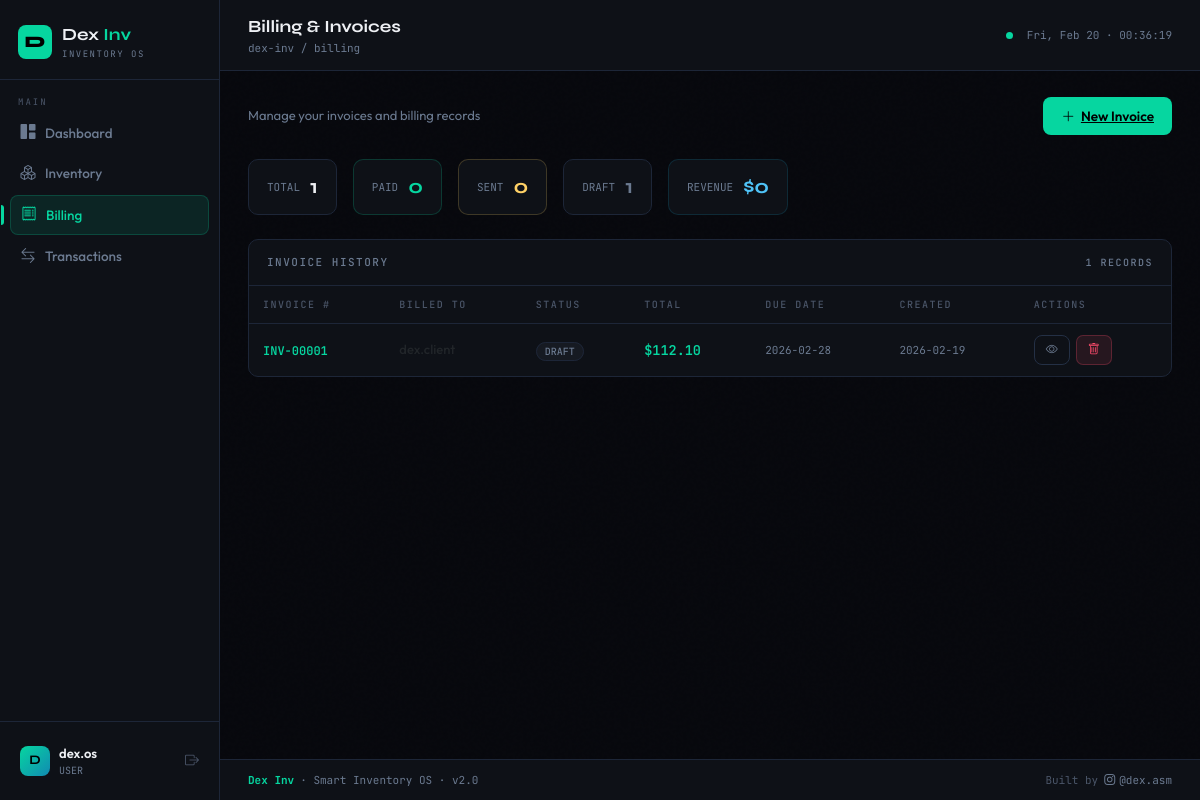
The page /invoices (signed in) on the database its author committed.
### tables this page shows
CREATE TABLE companies (
            id INTEGER PRIMARY KEY,
            name TEXT NOT NULL,
            email TEXT UNIQUE NOT NULL,
            address TEXT,
            city TEXT,
            state TEXT,
            zip TEXT,
            country TEXT DEFAULT 'US',
            created_at TEXT DEFAULT CURRENT_TIMESTAMP
        );

CREATE TABLE invoices (
            id INTEGER PRIMARY KEY,
            invoice_number TEXT UNIQUE NOT NULL,
            company_id INTEGER NOT NULL,
            billed_to TEXT,
            billed_to_address TEXT,
            status TEXT DEFAULT 'draft',
            subtotal REAL DEFAULT 0,
            tax_rate REAL DEFAULT 0,
            total REAL DEFAULT 0,
            due_date TEXT,
            notes TEXT,
            created_at TEXT DEFAULT CURRENT_TIMESTAMP,
            FOREIGN KEY(company_id) REFERENCES companies(id)
        );

### app.py (the view)
@app.route('/invoices')
@login_required
def invoices():
    conn = get_db(); cid = session.get('company_id')
    if session['role'] == 'admin':
        inv_list = conn.execute("SELECT i.*, c.name as company_name FROM invoices i LEFT JOIN companies c ON i.company_id=c.id ORDER BY i.id DESC").fetchall()
    else:
        inv_list = conn.execute("SELECT i.*, c.name as company_name FROM invoices i LEFT JOIN companies c ON i.company_id=c.id WHERE i.company_id=? ORDER BY i.id DESC", (cid,)).fetchall()
    conn.close()
    return render_template('invoices.html', invoices=inv_list)

### app.py (called while the page is built)
def get_db():
    conn = sqlite3.connect(DB)
    conn.row_factory = sqlite3.Row
    return conn

def login_required(f):
    @wraps(f)
    def wrap(*a, **kw):
        if 'user' not in session: return redirect(url_for('login'))
        return f(*a, **kw)
    return wrap

### templates/invoices.html (shortened to what this page needs)
{% extends 'base.html' %}
{% block pagetitle %}Billing & Invoices{% endblock %}
{% block breadcrumb %}dex-inv / billing{% endblock %}
{% block content %}
<div class="d-flex align-items-center justify-content-between mb-4" style="animation:pageIn .35s ease both">
  <div>
    <p style="color:var(--muted2);font-size:13px;margin:0">Manage your invoices and billing records</p>
  </div>
  <a href="/invoices/new" class="btn-primary-dex"><i class="bi bi-plus-lg"></i>New Invoice</a>
</div>
<div class="d-flex gap-3 mb-4" style="animation:pageIn .35s .05s ease both;flex-wrap:wrap">
  {% set total_invoices = invoices|length %}
  {% set paid = invoices|selectattr('status','eq','paid')|list|length %}
  {% set sent = invoices|selectattr('status','eq','sent')|list|length %}
  {% set drafts = invoices|selectattr('status','eq','draft')|list|length %}
  <div style="background:var(--surface);border:1px solid var(--border);border-radius:10px;padding:12px 18px;display:flex;align-items:center;gap:10px">
    <span style="font-size:11px;color:var(--muted2);font-family:var(--font-mono)">TOTAL</span>
    <span style="font-family:var(--font-display);font-size:20px;font-weight:700">{{ total_invoices }}</span>
  </div>
  <div style="background:var(--surface);border:1px solid rgba(6,214,160,.2);border-radius:10px;padding:12px 18px;display:flex;align-items:center;gap:10px">
    <span style="font-size:11px;color:var(--muted2);font-family:var(--font-mono)">PAID</span>
    <span style="font-family:var(--font-display);font-size:20px;font-weight:700;color:#06d6a0">{{ paid }}</span>
  </div>
  <div style="background:var(--surface);border:1px solid rgba(255,209,102,.2);border-radius:10px;padding:12px 18px;display:flex;align-items:center;gap:10px">
    <span style="font-size:11px;color:var(--muted2);font-family:var(--font-mono)">SENT</span>
    <span style="font-family:var(--font-display);font-size:20px;font-weight:700;color:#ffd166">{{ sent }}</span>
  </div>
  <div style="background:var(--surface);border:1px solid var(--border);border-radius:10px;padding:12px 18px;display:flex;align-items:center;gap:10px">
    <span style="font-size:11px;color:var(--muted2);font-family:var(--font-mono)">DRAFT</span>
    <span style="font-family:var(--font-display);font-size:20px;font-weight:700;color:var(--muted2)">{{ drafts }}</span>
  </div>
  <div style="background:var(--surface);border:1px solid rgba(17,138,178,.2);border-radius:10px;padding:12px 18px;display:flex;align-items:center;gap:10px">
    <span style="font-size:11px;color:var(--muted2);font-family:var(--font-mono)">REVENUE</span>
    <span style="font-family:var(--font-display);font-size:20px;font-weight:700;color:#4fc3f7">
      ${%- set ns=namespace(rev=0) %}{% for i in invoices if i.status=='paid' %}{% set ns.rev=ns.rev+i.total %}{% endfor %}{{ '{:,.0f}'.format(ns.rev) }}
    </span>
  </div>
</div>
<div class="card" style="animation:pageIn .35s .1s ease both">
  <div class="card-hd">
    <span>Invoice History</span>
    <span style="color:var(--muted2);font-family:var(--font-mono);font-size:10px">{{ invoices|length }} records</span>
  </div>
  <div style="overflow-x:auto">
    <table class="dtable">
      <thead><tr>
        <th>Invoice #</th>
        <th>Billed To</th><th>Status</th><th>Total</th><th>Due Date</th><th>Created</th><th>Actions</th>
      </tr></thead>
      <tbody>
        {% for inv in invoices %}
        <tr>
          <td><a href="/invoices/{{ inv.id }}" style="color:var(--accent);text-decoration:none;font-family:var(--font-mono);font-size:12px;font-weight:600">{{ inv.invoice_number }}</a></td>
          <td style="font-weight:500;font-size:13px">{{ inv.billed_to or '—' }}</td>
          <td>
            {% if inv.status == 'paid' %}
              <span class="chip chip-green">PAID</span>
            {% elif inv.status == 'sent' %}
              <span class="chip chip-yellow">SENT</span>
            {% elif inv.status == 'cancelled' %}
              <span class="chip chip-red">CANCELLED</span>
            {% else %}
              <span class="chip chip-gray">DRAFT</span>
            {% endif %}
          </td>
          <td style="font-family:var(--font-mono);font-weight:600;color:var(--accent)">${{ '{:,.2f}'.format(inv.total) }}</td>
          <td style="font-family:var(--font-mono);font-size:11px;color:var(--muted2)">{{ inv.due_date or '—' }}</td>
          <td style="font-family:var(--font-mono);font-size:11px;color:var(--muted2)">{{ inv.created_at[:10] if inv.created_at else '—' }}</td>
          <td>
            <div style="display:flex;gap:6px;align-items:center">
              <a href="/invoices/{{ inv.id }}" class="btn-ghost-dex btn-sm-dex"><i class="bi bi-eye"></i></a>
              <form method="POST" action="/invoices/{{ inv.id }}/delete" onsubmit="return confirm('Delete this invoice?')">
                <button class="btn-danger-dex" type="submit"><i class="bi bi-trash"></i></button>
              </form>
            </div>
          </td>
        </tr>
        {% else %}
        <tr><td colspan="8" style="text-align:center;padding:48px;color:var(--muted2)">
          <i class="bi bi-receipt" style="font-size:32px;display:block;margin-bottom:10px;opacity:.4"></i>
          No invoices yet. <a href="/invoices/new" style="color:var(--accent)">Create your first invoice →</a>
        </td></tr>
        {% endfor %}
      </tbody>
    </table>
  </div>
</div>
{% endblock %}

### templates/base.html (shortened to what this page needs)
<!DOCTYPE html>
<html lang="en">
<head>
  <link href="https://cdn.jsdelivr.net/npm/bootstrap@5.3.0/dist/css/bootstrap.min.css" rel="stylesheet"/>
  <link href="https://cdn.jsdelivr.net/npm/bootstrap-icons@1.11.0/font/bootstrap-icons.css" rel="stylesheet"/>
</head>
<body>
<div class="app-wrap">
<nav id="sidebar">
  <div class="sidebar-logo">
    <div class="logo-mark">D</div>
    <div>
      <div class="logo-text">Dex <span>Inv</span></div>
      <div class="logo-sub">INVENTORY OS</div>
    </div>
  </div>
  <div class="nav-group">
    <div class="nav-group-label">Main</div>
    <a href="/dashboard" class="nav-link {% if request.path=='/dashboard' %}active{% endif %}">
      <i class="bi bi-grid-1x2-fill"></i>Dashboard
    </a>
    <a href="/inventory" class="nav-link {% if '/inventory' in request.path or '/product' in request.path %}active{% endif %}">
      <i class="bi bi-boxes"></i>Inventory
    </a>
    <a href="/invoices" class="nav-link {% if '/invoice' in request.path %}active{% endif %}">
      <i class="bi bi-receipt"></i>Billing
    </a>
    <a href="/transactions" class="nav-link {% if request.path=='/transactions' %}active{% endif %}">
      <i class="bi bi-arrow-left-right"></i>Transactions
    </a>
  </div>
  <div class="sidebar-footer">
    <div class="user-chip">
      <div class="avatar">{{ session.user[0].upper() }}</div>
      <div class="user-info">
        <div class="user-name">{{ session.user }}</div>
        <div class="user-role">{{ session.role }}</div>
      </div>
      <a href="/logout" class="logout-btn" title="Logout"><i class="bi bi-box-arrow-right"></i></a>
    </div>
  </div>
</nav>
<div id="main">
  <div class="topbar">
    <div class="topbar-left">
      <div class="topbar-title">{% block pagetitle %}Dashboard{% endblock %}</div>
      <div class="topbar-path">{% block breadcrumb %}dex-inv / dashboard{% endblock %}</div>
    </div>
    <div class="topbar-right">
      <div class="status-dot" title="System Online"></div>
      <div class="topbar-time" id="clock">—</div>
    </div>
  </div>
  <div class="content page-enter">
    {% block content %}{% endblock %}
  </div>
  <footer class="app-footer">
    <div class="footer-brand"><strong>Dex Inv</strong> · Smart Inventory OS · v2.0</div>
    <div class="footer-credit">
      Built by
      <a href="https://instagram.com/dex.asm" target="_blank">
        <i class="bi bi-instagram"></i>@dex.asm
      </a>
    </div>
  </footer>
</div>
</div>
</body>
</html>

### rows shown on the page
companies: user "dex.os"
invoices: invoice_number "INV-00001", billed_to "dex.client", status "DRAFT", total "112.10", due_date "2026-02-28", created_at "2026-02-19"

### other values the page prints
{{ session.user[0].upper() }} "D"
{{ session.role }} "USER"
{{ total_invoices }} "1"
{{ paid }} "0"
{{ sent }} "0"
{{ drafts }} "1"
{{ '{:,.0f}'.format(ns.rev) }} "0"
{{ invoices|length }} "1"
